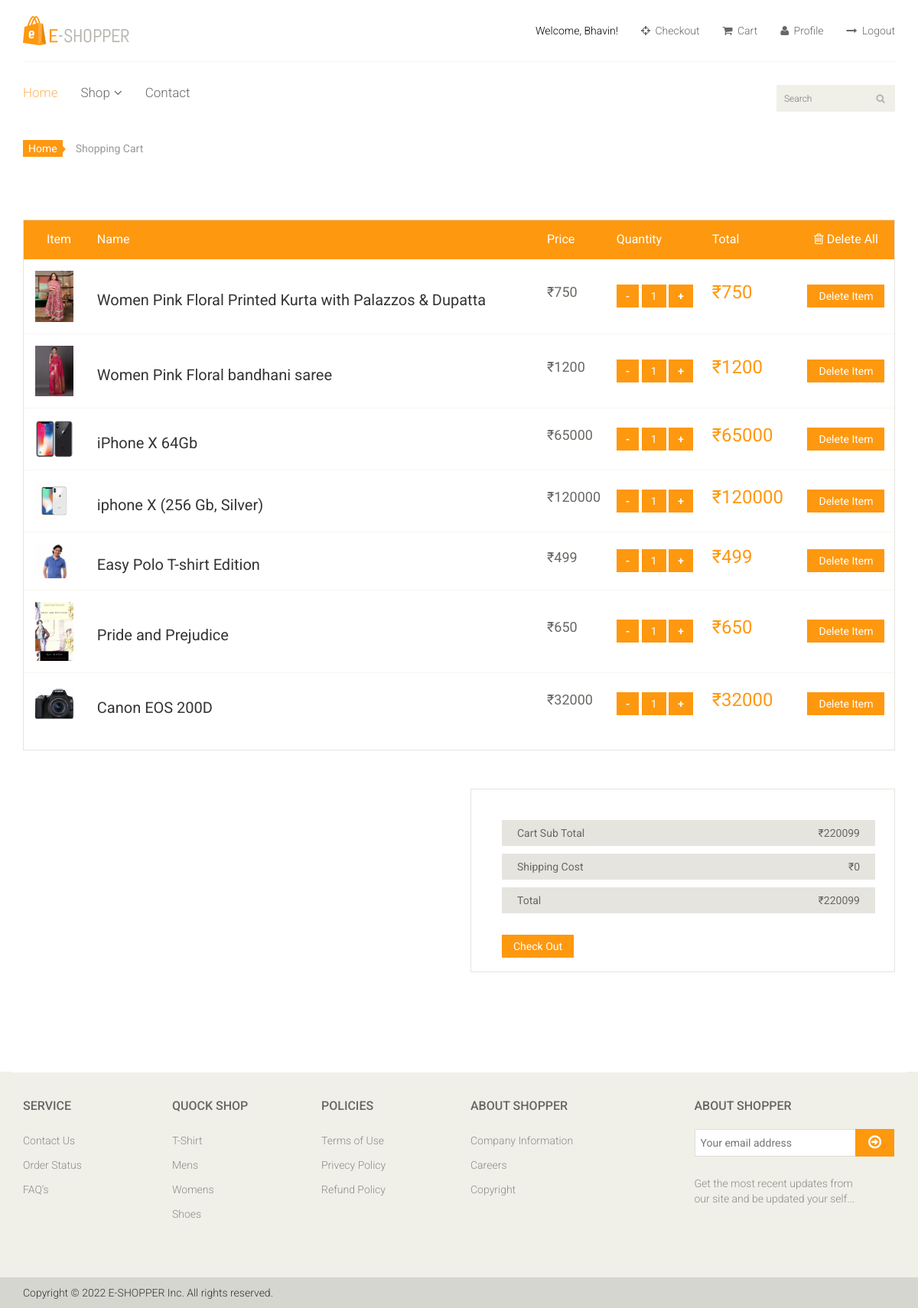
Before: /cart/usercart (signed in) with the older database file.
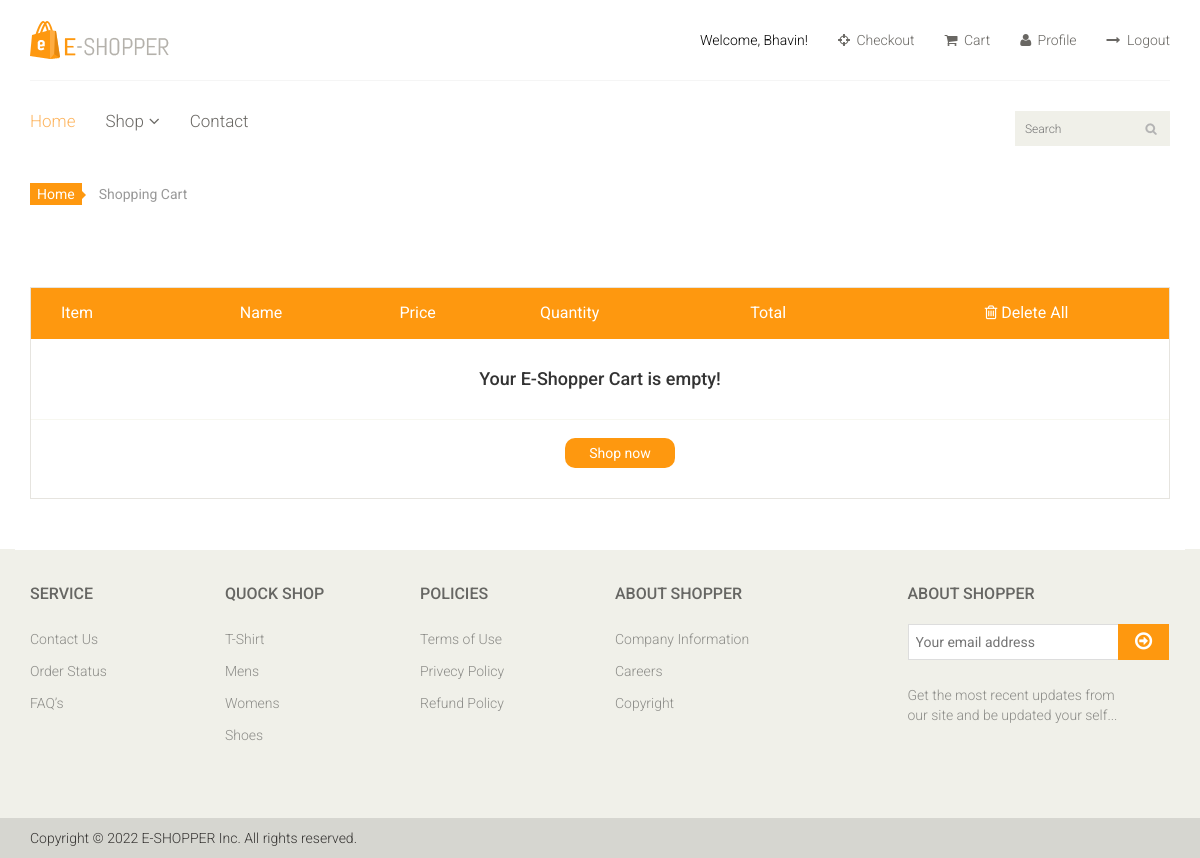
After: the same page with the newer database file.
### cart_app/models.py (models this page shows, shortened)
class CartItemModel(models.Model):
    user = models.ForeignKey(User,on_delete=models.CASCADE)
    product = models.ForeignKey(ProductModel,on_delete=models.CASCADE)
    quantity = models.PositiveIntegerField(default=1)
    def subtotal(self):
        return self.product.ProductPrice * self.quantity

### product_app/models.py (models this page shows, shortened)
class ProductModel(models.Model):
    ProductName = models.CharField(max_length=100)
    ProductImage = models.ImageField(blank=True,upload_to='product/')
    category = models.ForeignKey(CategoryModel,on_delete=models.CASCADE)
    subcategory = models.ForeignKey(SubCategoryModel,on_delete=models.CASCADE)
    brandName = models.CharField(max_length=100)
    ProductPrice =models.IntegerField()
    sellerName = models.CharField(max_length=100)
    ProductDetail = models.TextField()
    slug = models.SlugField(unique=True, max_length=100, blank=True, editable=False)

### cart_app/views.py (the view)
# urls.py: path('usercart', cartView, name='cart'),
@login_required
def cartView(request):
    user = request.user
    try:
        cart = CartModel.objects.get(user=user)
    except CartModel.DoesNotExist:
        cart = CartModel.objects.create(user=user)
    cart_item = cart.items.all()
    cart_total = sum(item.subtotal() for item in cart_item)
    shipping_cost = 0
    context = {
        'cart_items':cart_item,
        'cart': cart,
        'cart_total':cart_total,
        'shipping_cost':shipping_cost
    }
    return render(request,'cart_app/cart.html',context)

### cart_app/templates/cart_app/cart.html (shortened to what the changed rows need)
{% extends 'base_app/base.html' %}
{% load static %}
{% block content %}
<section id="cart_items">
    <div class="container">
        <div class="table-responsive cart_info">
            <table class="table table-condensed">
                <thead>
                    <tr class="cart_menu">
                        <td class="image">Item</td>
                        <td class="description">Name</td>
                        <td class="price">Price</td>
                        <td class="quantity">Quantity</td>
                        <td class="total">Total</td>
                        <td class="total" style="text-align:center;">
                            <a href="{% url 'cart_app:clear_cart' %}" style="color:white; text-align:right;"
                                onmouseover="this.style.color='#333'" onmouseout="this.style.color='white'">
                            </a>
                        </td>
                    </tr>
                </thead>
                <tbody>
                    {% if cart_items %}
                    {% for cart_item in cart_items %}
                    <tr>
                        <td class="cart_product" style="margin:10px;">
                            <a href="{% url 'product_app:productdetail' cart_item.product.slug %}"><img
                                    src="{{ cart_item.product.ProductImage.url }}"
                                    alt="{{ cart_item.product.ProductName }}" width="50"></a>
                        </td>
                        <td class="cart_description" style="white-space: normal;">
                            <h4><a href="{% url 'product_app:productdetail' cart_item.product.slug %}">
                                {{cart_item.product.ProductName}}</a></h4>
                        </td>
                        <td class="cart_price">
                            <p>₹{{ cart_item.product.ProductPrice }}</p>
                        </td>
                        <td class="cart_quantity">
                            <div class="btn1" style="display: inline;">
                                <a class="mainusbtn" href="{% url 'cart_app:decrement_cart_quantity' cart_item.id %}">-</a>
                                <a class="mainbtn" href="#">{{cart_item.quantity}}</a>
                                <a class="plusbtn" href="{% url 'cart_app:increment_cart_quantity' cart_item.id %}">+</a>
                            </div>
                        </td>
                        <td class="cart_total">
                            <p class="cart_total_price">₹{{ cart_item.subtotal }}</p>
                        </td>
                        <td style="margin-right:2%;text-align:center;">
                            <a class="btn btn-default update" style="margin:0px;" href="{% url 'cart_app:delete_cart_item' cart_item.id %}">Delete Item</a>
                        </td>
                    </tr>
                    {% endfor %}
                    {% else %}
                    <tr>
                        <td colspan="6" style="text-align: center; padding: 20px 0px 20px 0px;">
                            <h4>Your E-Shopper Cart is empty!</h4>
                        </td>
                    </tr>
                    <tr>
                        <td colspan="6" style="text-align: center; padding:0px 0px 10px 0px;">
                            <a href="{% url 'home' %}" class="btn btn-default update"
                                onmouseover="this.style.color='#333';" onmouseout="this.style.color='white';"
                                style="border-radius: 10px; padding:5px 24px 5px 24px;">Shop now</a>
                        </td>
                    </tr>
                    {% endif %}
                </tbody>
            </table>
        </div>
    </div>
</section>
{% if cart_items %}
<section id="do_action">
    <div class="container">
        <div class="row">
            <div class="col-sm-6">
            </div>
            <div class="col-sm-6">
                <div class="total_area">
                    <ul>
                        <li>Cart Sub Total <span>₹{{ cart_total }}</span></li>
                        <li>Shipping Cost <span>₹{{shipping_cost}}</span></li>
                        <li>Total <span>₹{{ cart_total|add:shipping_cost }}</span></li>
                    </ul>
                    <a class="btn btn-default update" href="{% url 'cart_app:checkout' %}">Check Out</a>
                </div>
            </div>
        </div>
    </div>
</section>
{% endif %}
{% endblock content %}

Changed rows visible on the page:
removed CartItemModel: product.ProductImage (picture), product.ProductName "Women Pink Floral Printed Kurta with Palazzos & Dupatta", product.ProductPrice "750", quantity "1", subtotal "750"
removed CartItemModel: product.ProductImage (picture), product.ProductName "Women Pink Floral bandhani saree", product.ProductPrice "1200", quantity "1", subtotal "1200"
removed CartItemModel: product.ProductImage (picture), product.ProductName "iPhone X 64Gb", product.ProductPrice "65000", quantity "1", subtotal "65000"
removed CartItemModel: product.ProductImage (picture), product.ProductName "iphone X (256 Gb, Silver)", product.ProductPrice "120000", quantity "1", subtotal "120000"
removed CartItemModel: product.ProductImage (picture), product.ProductName "Easy Polo T-shirt Edition", product.ProductPrice "499", quantity "1", subtotal "499"
removed CartItemModel: product.ProductImage (picture), product.ProductName "Pride and Prejudice", product.ProductPrice "650", quantity "1", subtotal "650"
removed CartItemModel: product.ProductImage (picture), product.ProductName "Canon EOS 200D", product.ProductPrice "32000", quantity "1", subtotal "32000"
Other visible differences:
{{ cart_total }}: "220099" → (not shown)
{{ shipping_cost }}: "0" → (not shown)
{{ cart_total|add:shipping_cost }}: "220099" → (not shown)
text no longer shown: "Cart Sub Total ₹ Shipping Cost ₹ Total ₹ Check Out"
text now shown: "Your E-Shopper Cart is empty! Shop now"
